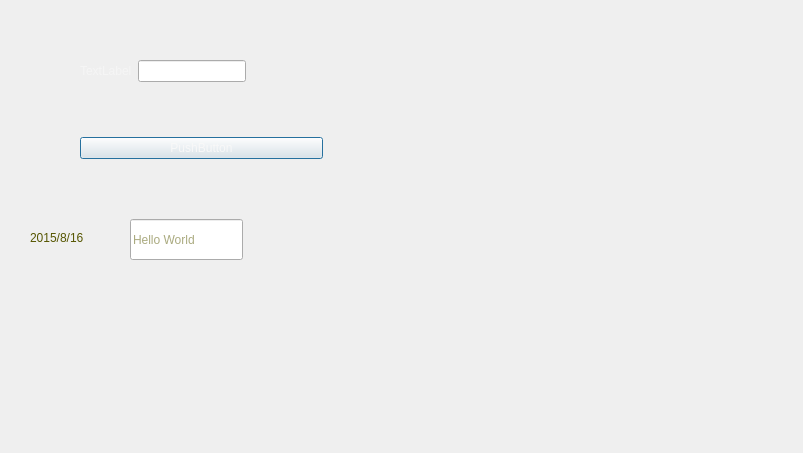
<?xml version="1.0" encoding="UTF-8"?>
<ui version="4.0">
 <class>Dialog</class>
 <widget class="QDialog" name="Dialog">
  <property name="geometry">
   <rect>
    <x>0</x>
    <y>0</y>
    <width>803</width>
    <height>453</height>
   </rect>
  </property>
  <property name="windowTitle">
   <string>Dialog</string>
  </property>
  <property name="styleSheet">
   <string notr="true">color: rgb(85, 0, 127);
color: rgb(85, 85, 127);
color: rgb(85, 0, 0);
color: rgb(85, 85, 0);</string>
  </property>
  <widget class="QWidget" name="layoutWidget">
   <property name="geometry">
    <rect>
     <x>80</x>
     <y>60</y>
     <width>243</width>
     <height>99</height>
    </rect>
   </property>
   <layout class="QGridLayout" name="gridLayout">
    <item row="0" column="0">
     <layout class="QHBoxLayout" name="horizontalLayout">
      <item>
       <widget class="QLabel" name="label">
        <property name="styleSheet">
         <string notr="true">font: 75 18pt &quot;Aharoni&quot;;
color: rgb(245, 245, 245);</string>
        </property>
        <property name="text">
         <string>TextLabel</string>
        </property>
       </widget>
      </item>
      <item>
       <widget class="QLineEdit" name="lineEdit"/>
      </item>
      <item>
       <spacer name="horizontalSpacer">
        <property name="orientation">
         <enum>Qt::Horizontal</enum>
        </property>
        <property name="sizeHint" stdset="0">
         <size>
          <width>40</width>
          <height>20</height>
         </size>
        </property>
       </spacer>
      </item>
     </layout>
    </item>
    <item row="1" column="0">
     <spacer name="verticalSpacer">
      <property name="orientation">
       <enum>Qt::Vertical</enum>
      </property>
      <property name="sizeHint" stdset="0">
       <size>
        <width>20</width>
        <height>40</height>
       </size>
      </property>
     </spacer>
    </item>
    <item row="2" column="0">
     <widget class="QPushButton" name="pushButton">
      <property name="styleSheet">
       <string notr="true">font: 75 14pt &quot;Aharoni&quot;;
color: rgb(248, 248, 248);</string>
      </property>
      <property name="text">
       <string>PushButton</string>
      </property>
     </widget>
    </item>
   </layout>
  </widget>
  <widget class="QLineEdit" name="lineEdit_2">
   <property name="geometry">
    <rect>
     <x>130</x>
     <y>219</y>
     <width>113</width>
     <height>41</height>
    </rect>
   </property>
   <property name="styleSheet">
    <string notr="true">font: 75 14pt &quot;Times New Roman&quot;;</string>
   </property>
   <property name="placeholderText">
    <string>Hello World</string>
   </property>
  </widget>
  <widget class="QLabel" name="label_2">
   <property name="geometry">
    <rect>
     <x>30</x>
     <y>230</y>
     <width>81</width>
     <height>16</height>
    </rect>
   </property>
   <property name="styleSheet">
    <string notr="true">font: 75 12pt &quot;Andalus&quot;;</string>
   </property>
   <property name="text">
    <string>2015/8/16</string>
   </property>
  </widget>
 </widget>
 <resources/>
 <connections/>
</ui>
